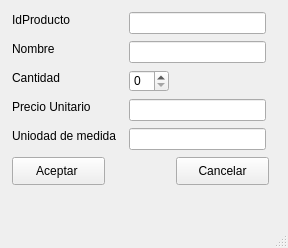
<?xml version="1.0" encoding="UTF-8"?>
<ui version="4.0">
 <class>MainWindow</class>
 <widget class="QMainWindow" name="MainWindow">
  <property name="geometry">
   <rect>
    <x>0</x>
    <y>0</y>
    <width>288</width>
    <height>248</height>
   </rect>
  </property>
  <property name="windowTitle">
   <string>Registro</string>
  </property>
  <widget class="QWidget" name="centralwidget">
   <widget class="QLabel" name="label">
    <property name="geometry">
     <rect>
      <x>12</x>
      <y>12</y>
      <width>61</width>
      <height>16</height>
     </rect>
    </property>
    <property name="text">
     <string>IdProducto</string>
    </property>
   </widget>
   <widget class="QLineEdit" name="lineEdit">
    <property name="geometry">
     <rect>
      <x>129</x>
      <y>12</y>
      <width>137</width>
      <height>22</height>
     </rect>
    </property>
   </widget>
   <widget class="QLabel" name="label_2">
    <property name="geometry">
     <rect>
      <x>12</x>
      <y>41</y>
      <width>45</width>
      <height>16</height>
     </rect>
    </property>
    <property name="text">
     <string>Nombre</string>
    </property>
   </widget>
   <widget class="QLineEdit" name="lineEdit_2">
    <property name="geometry">
     <rect>
      <x>129</x>
      <y>41</y>
      <width>137</width>
      <height>22</height>
     </rect>
    </property>
   </widget>
   <widget class="QLabel" name="label_3">
    <property name="geometry">
     <rect>
      <x>12</x>
      <y>70</y>
      <width>50</width>
      <height>16</height>
     </rect>
    </property>
    <property name="text">
     <string>Cantidad</string>
    </property>
   </widget>
   <widget class="QSpinBox" name="spinBox">
    <property name="geometry">
     <rect>
      <x>129</x>
      <y>70</y>
      <width>40</width>
      <height>22</height>
     </rect>
    </property>
   </widget>
   <widget class="QLabel" name="label_4">
    <property name="geometry">
     <rect>
      <x>12</x>
      <y>99</y>
      <width>83</width>
      <height>16</height>
     </rect>
    </property>
    <property name="text">
     <string>Precio Unitario</string>
    </property>
   </widget>
   <widget class="QLineEdit" name="lineEdit_3">
    <property name="geometry">
     <rect>
      <x>129</x>
      <y>99</y>
      <width>137</width>
      <height>22</height>
     </rect>
    </property>
   </widget>
   <widget class="QLabel" name="label_5">
    <property name="geometry">
     <rect>
      <x>12</x>
      <y>128</y>
      <width>110</width>
      <height>16</height>
     </rect>
    </property>
    <property name="text">
     <string>Uniodad de medida</string>
    </property>
   </widget>
   <widget class="QLineEdit" name="lineEdit_4">
    <property name="geometry">
     <rect>
      <x>129</x>
      <y>128</y>
      <width>137</width>
      <height>22</height>
     </rect>
    </property>
   </widget>
   <widget class="QPushButton" name="pushButton">
    <property name="geometry">
     <rect>
      <x>12</x>
      <y>157</y>
      <width>93</width>
      <height>28</height>
     </rect>
    </property>
    <property name="text">
     <string>Aceptar </string>
    </property>
   </widget>
   <widget class="QPushButton" name="pushButton_2">
    <property name="geometry">
     <rect>
      <x>176</x>
      <y>157</y>
      <width>93</width>
      <height>28</height>
     </rect>
    </property>
    <property name="text">
     <string>Cancelar</string>
    </property>
   </widget>
  </widget>
  <widget class="QStatusBar" name="statusbar"/>
 </widget>
 <resources/>
 <connections/>
</ui>
